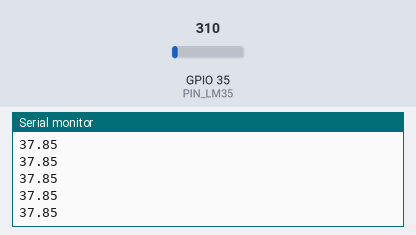
Recording of a sketch running on a simulated ESP32. Parts: the last lines printed to the serial monitor. The inputs (shaded band) are chosen by the test bench; at power-on: GPIO 35 (PIN_LM35) = 310.

Above: at 1.2 s.
1.3 s: GPIO 35 (PIN_LM35) set to 372
At 1.31 s:
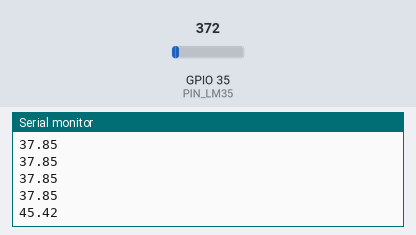
2.8 s: GPIO 35 (PIN_LM35) set to 434
At 2.81 s:
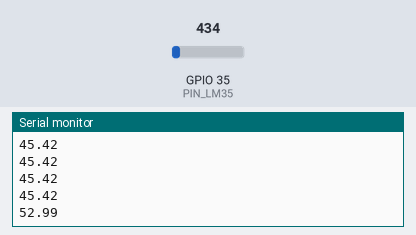
Timing chart, 0 to 5.8 s (numbered marks = the images above; inputs shaded):
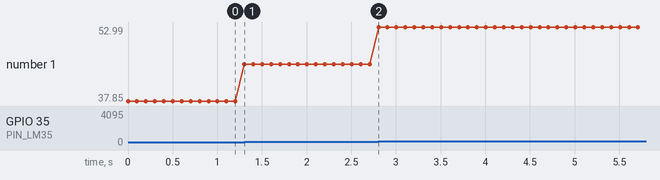

Measured:
- after the input at 1.3 s, the serial monitor: prints a new line at once (image 1)
- after the input at 2.8 s, the serial monitor: prints a new line at once (image 2)
- plotted number 1: 37.85 → 45.42 after the input at 1.3 s, 45.42 → 52.99 after the input at 2.8 s

The sketch:

Clase_2_.ino
```cpp
//Declaramos los pines en donde van a estar el LDR y el transistor
//podemos usar tambien macros para definir variables
//#define pin_LDR 34 (sin punto y coma)

const int pin_LDR=34;
#define PIN_LM35 35

void setup() {
  Serial.begin(9600); //algo como bits por segundo, son 9600 baudios
  //el ESP32 funciona por defecto en 115200
}

void loop() {

  //LDR:

  //int m= analogRead(pin_LDR); //lee la informacion del pin de la fotoresistencia y la guardamos en m.
  //Serial.println(m);//lo imprime en la pantalla
  //delay(100);

////////////////////////////////////////////////////////////////////////////////////////

  //LM35:

  float T; //Declaramos la variable T como la temperatura del LM35
  int n = analogRead(PIN_LM35); // Guardamos la lectura del LM35 en la variable n
  T=n*0.1221; //
  Serial.println(T);
  delay(100);

}
```
